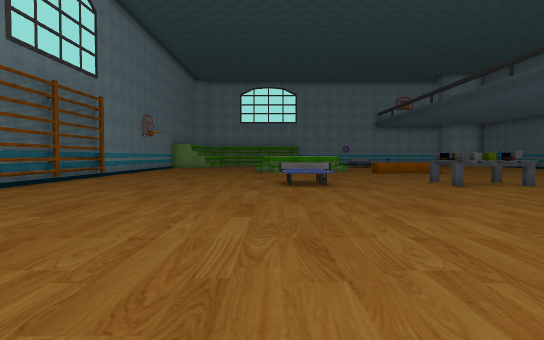
View 1 (above)

18 first-person views from a walk through a 3-D level made in the Unity game engine. The camera is 1.5 m above the floor, tilts 2° down and sees 70° across. The floor is counted in squares, 2 m on a side. Each view is taken from the middle of a square. On the plan, view 1 faces up. The plan holds only what a view shows up to about 12 squares ahead; the rest is blank. The place goes on beyond the plan. Some surface patterns are stand-ins.

View 2
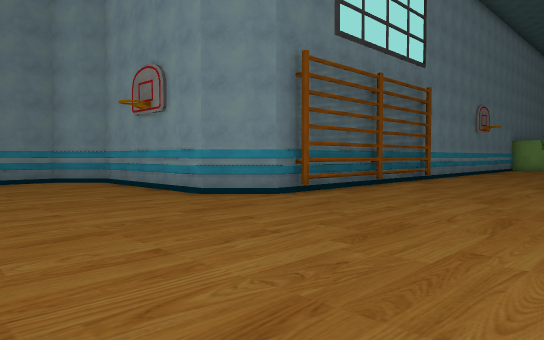

View 3
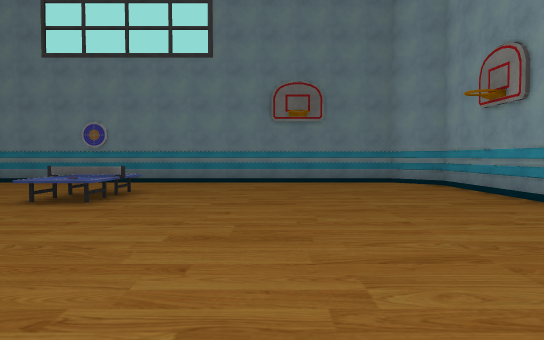

View 4
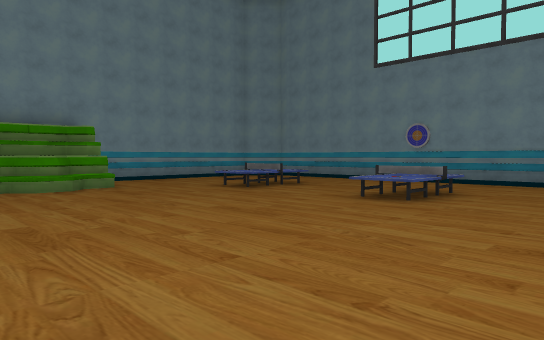

View 5
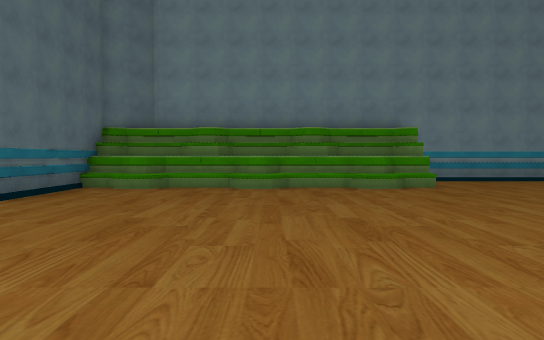

View 6
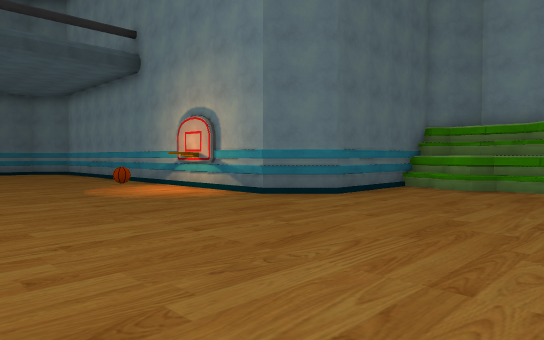

View 7
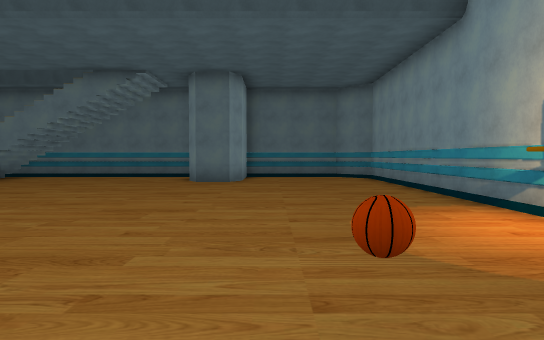

View 8
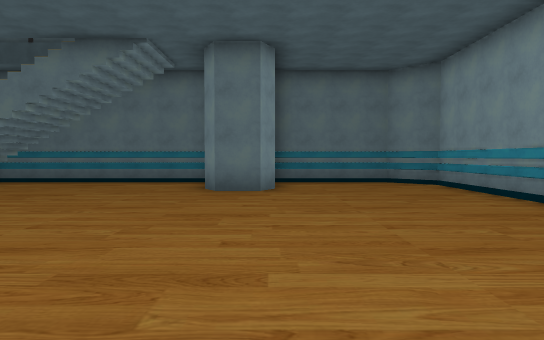

View 9
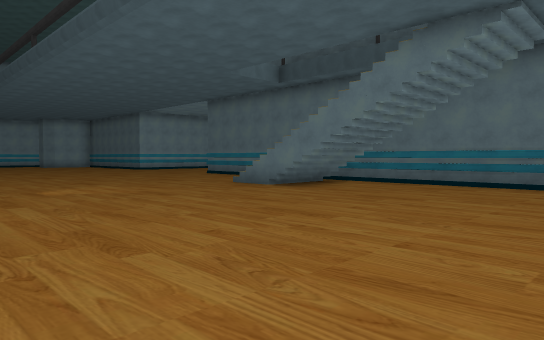

View 10
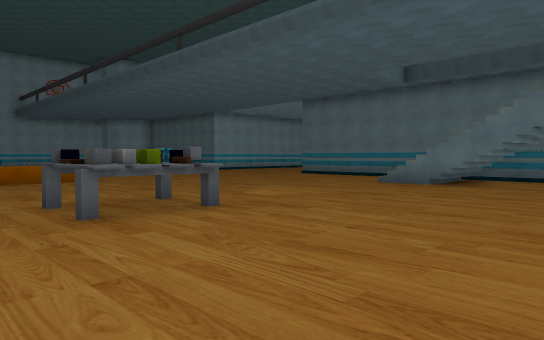

View 11
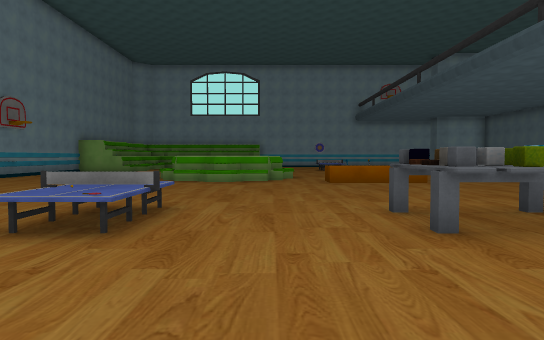

View 12
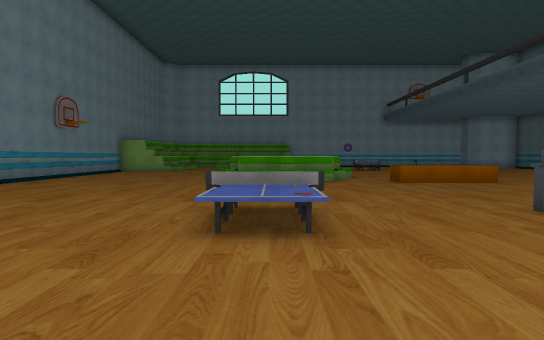

View 13
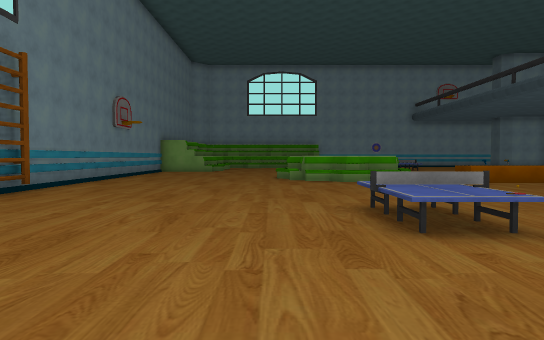

View 14
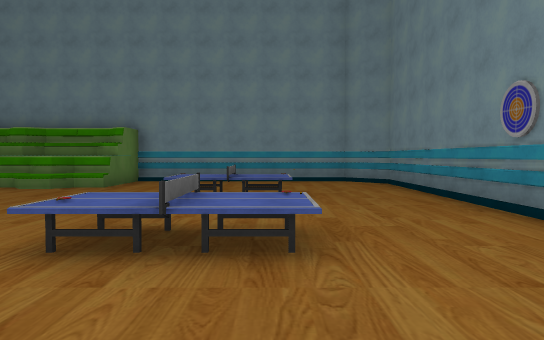

View 15
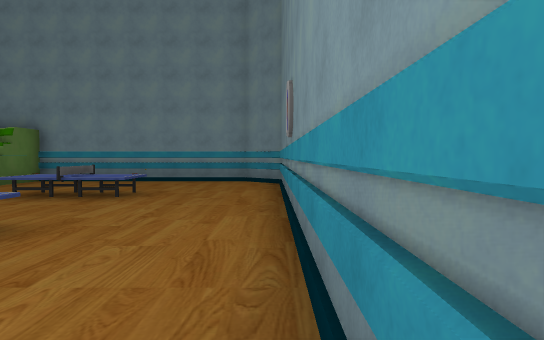

View 16
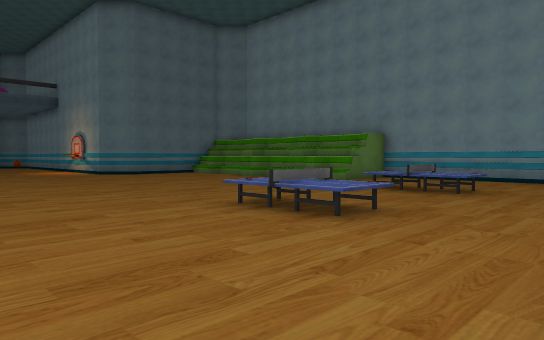

View 17
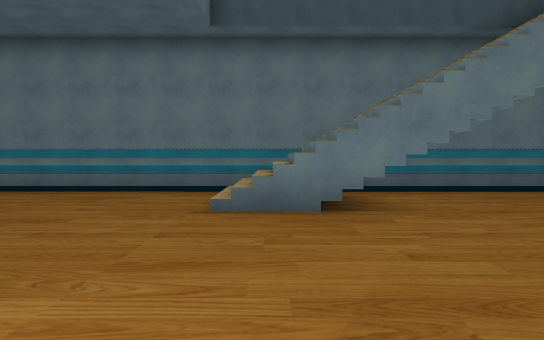

View 18
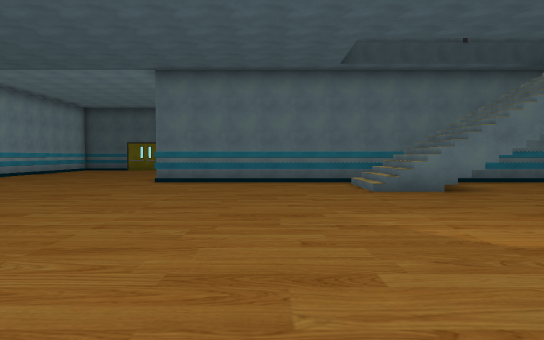

### Floor plan
Points are (right, up) in squares from view 1. A wall is a line through its corners. A room is listed if a view was taken in it or the views show most of it. See-through windows are left out.
Room 1 (views 1, 2, 3, 4, 5, 6, 7, 8, 9, 10, 11, 12, 13, 14, 15, 16, 17, 18)
walls: (-6.4, 8.4) (-6.4, 7.6) (-7.5, 6.5) (-12.2, 6.5) (-13.2, 5.5) (-13.2, -8.8) (-12.2, -9.8) (-6, -9.8) (-6, -7.3); (-6.4, 11.5) (-6.4, 8.5); (2, 18.1) (1.7, 17.8) (1.2, 17.8); (14.1, 0.9) (13.4, 1.2) (13.4, 2.2) (14.1, 2.6); (-6.2, 14.3) (-6.2, 8.1); (16.3, 2.9) (16.3, 16.5); (2.6, -8.2) (2.6, -4.4) (3.7, -3.4) (15.3, -3.4) (16.3, -2.4) (16.3, 1); (-0.6, -8.2) (0.1, -8.2); (0.5, -8.6) (1.9, -8.6); (-6.4, 18) (-6.4, 11.6); (-3.5, -8.2) (-2.8, -8.2); (-6, -7.7) (-5.1, -7.7) (-4.7, -7.3) (-4.3, -7.3) (-3.9, -7.7) (-2.2, -7.7) (-1.9, -7.3) (-1.5, -7.3) (-1.1, -7.7) (0.6, -7.7) (1, -7.3) (1.4, -7.3) (1.7, -7.7) (2.7, -7.7)
low walls: (4.6, 17.4) (4.6, 18); (2.9, 17.8) (2.2, 17.8) (1.8, 17.3) (1.1, 17.3) (0.7, 17.8) (0, 17.8); (7.5, 17) (6.4, 17); (1.9, -7.3) (2.6, -7.3); (-6, -7.3) (-5.2, -7.3) (-4.9, -6.9) (-4.2, -6.9) (-3.8, -7.3) (-2.4, -7.3) (-2, -6.9) (-1.3, -6.9) (-1, -7.3) (0.5, -7.3) (0.8, -6.9) (1.6, -6.9)
objects: table (-10, -6) to (-8, -5); table (-10, -2) to (-8, -1); table (1, 10) to (1, 11); other object (3, 0); other object (5, 11); other object (5, 17); other object (6, -3); other object (6, 10); other object (6, 11); other object (6, 17)

Where each view was taken, in squares from view 1:
view 1: 0 up, 0 right, facing up
view 2: 2 up, 1 left, facing up-left
view 3: 2 up, 2 left, facing left
view 4: 2 up, 2 left, facing down-left
view 5: 2 up, 2 left, facing down
view 6: 2 up, 2 left, facing down-right
view 7: 0 up, 2 right, facing right
view 8: 1 up, 5 right, facing right
view 9: 2 up, 6 right, facing up-right
view 10: 5 up, 3 right, facing up-right
view 11: 6 up, 3 right, facing up
view 12: 6 up, 1 right, facing up
view 13: 6 up, 1 left, facing up
view 14: 2 up, 10 left, facing down
view 15: 2 up, 13 left, facing down
view 16: 3 up, 13 left, facing down-right
view 17: 10 up, 8 right, facing right
view 18: 13 up, 5 right, facing right
